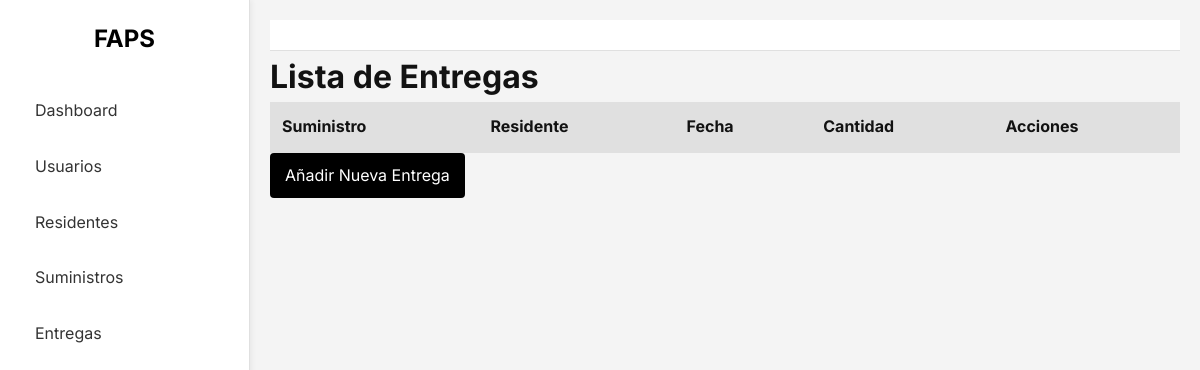
Page /admin/deliveries on the earlier database version.
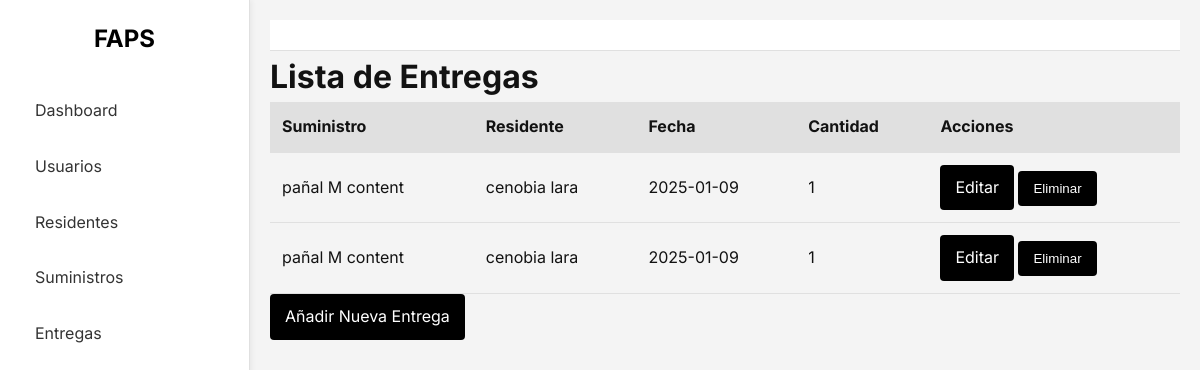
Same page on the later database version.
### app/models.py (models this page shows)
class Delivery(db.Model):
    id = db.Column(db.Integer, primary_key=True)
    supply_id = db.Column(db.Integer, db.ForeignKey('supply.id'), nullable=False)
    resident_id = db.Column(db.Integer, db.ForeignKey('resident.id'), nullable=False)
    quantity = db.Column(db.Integer, nullable=False)
    date = db.Column(db.Date, nullable=False)
    supply = db.relationship('Supply', backref=db.backref('deliveries', lazy=True))
    resident = db.relationship('Resident', backref=db.backref('deliveries', lazy=True))

class Supply(db.Model):
    id = db.Column(db.Integer, primary_key=True)
    name = db.Column(db.String(100), nullable=False)
    category = db.Column(db.String(100), nullable=False)
    quantity = db.Column(db.Integer, nullable=False)
    entry_date = db.Column(db.Date, nullable=False)

class Resident(db.Model):
    id = db.Column(db.Integer, primary_key=True)
    name = db.Column(db.String(100), nullable=False)
    lastname = db.Column(db.String(100), nullable=False)
    birthday_date = db.Column(db.Date, nullable=False)
    no_identification = db.Column(db.Integer, unique=True, nullable=False)
    health_status = db.Column(db.String(255), nullable=True)
    medical_conditions = db.Column(db.Text, nullable=True)
    medications = db.Column(db.Text, nullable=True)
    medical_history = db.Column(db.Text, nullable=True)
    special_requirements = db.Column(db.Text, nullable=True)

### app/routes/delivery_routes.py (the view)
@delivery_bp.route('/admin/deliveries')
def list_deliveries():
    deliveries = Delivery.query.all()
    return render_template('list_deliveries.html', deliveries=deliveries)

### app/templates/list_deliveries.html (shortened to what this page needs)
{% extends 'base.html' %}
{% block content %}
<h1>Lista de Entregas</h1>
<table class="table">
    <thead>
        <tr>
            <th>Suministro</th>
            <th>Residente</th>
            <th>Fecha</th>
            <th>Cantidad</th>
            <th>Acciones</th>
        </tr>
    </thead>
    <tbody>
        {% for delivery in deliveries %}
        <tr>
            <td>{{ delivery.supply.name }}</td>
            <td>{{ delivery.resident.name }} {{ delivery.resident.lastname }}</td>
            <td>{{ delivery.date }}</td>
            <td>{{ delivery.quantity }}</td>
            <td>
                <a class="btn btn-primary" href="{{ url_for('delivery_bp.edit_delivery', id=delivery.id) }}">Editar</a>
                <form action="{{ url_for('delivery_bp.delete_delivery', id=delivery.id) }}" method="post" style="display:inline;">
                    <button class="btn btn-danger" type="submit">Eliminar</button>
                </form>
            </td>
        </tr>
        {% endfor %}
    </tbody>
</table>
<a class="btn btn-success" href="{{ url_for('delivery_bp.create_delivery') }}">Añadir Nueva Entrega</a>
{% endblock %}

### app/templates/base.html (shortened to what this page needs)
<!DOCTYPE html>
<html lang="es">
<head>
    <link rel="stylesheet" href="{{ url_for('static', filename='css/custom.css') }}">
</head>
<body>
    <div class="sidebar">
        <div class="sidebar-logo">FAPS</div>
        <ul class="sidebar-menu">
            <li><a href="{{ url_for('dashboard') }}">Dashboard</a></li>
            <li><a href="{{ url_for('user_bp.list_users') }}">Usuarios</a></li>
            <li><a href="{{ url_for('resident_bp.list_residents') }}">Residentes</a></li>
            <li><a href="{{ url_for('supply_bp.list_supplies') }}">Suministros</a></li>
            <li><a href="{{ url_for('delivery_bp.list_deliveries') }}">Entregas</a></li>
        </ul>
    </div>
    <div class="main-content">
        <nav class="navbar">
        </nav>
        {% block content %}{% endblock %}
    </div>
</body>
</html>

### app/static/css/custom.css (style rules this page uses)
:root { --bg-primary: #f4f4f4; --bg-secondary: #ffffff; --text-primary: #121212; --text-secondary: #333333; --border-color: #e0e0e0; --accent-color: #000000; }
* { margin: 0; padding: 0; box-sizing: border-box; transition: all 0.3s ease; }
body { font-family: 'Inter', -apple-system, BlinkMacSystemFont, 'Segoe UI', 'Roboto', sans-serif; background-color: var(--bg-primary); color: var(--text-primary); line-height: 1.6; }
.sidebar { background-color: var(--bg-secondary); border-right: 1px solid var(--border-color); height: 100vh; position: fixed; top: 0; left: 0; width: 250px; padding: 20px; box-shadow: 2px 0 5px rgba(0,0,0,0.05); }
.sidebar-logo { text-align: center; margin-bottom: 30px; font-weight: 700; font-size: 1.5rem; color: var(--accent-color); }
.sidebar-menu { list-style-type: none; }
.sidebar-menu li { margin-bottom: 10px; }
.sidebar-menu a { text-decoration: none; color: var(--text-secondary); display: block; padding: 10px 15px; border-radius: 4px; }
.main-content { margin-left: 250px; padding: 20px; }
.table { width: 100%; border-collapse: collapse; }
.table th { background-color: var(--border-color); text-align: left; padding: 12px; border-bottom: 1px solid var(--border-color); }
.table td { padding: 12px; border-bottom: 1px solid var(--border-color); }
.btn { display: inline-block; padding: 10px 15px; background-color: var(--accent-color); color: white; text-decoration: none; border-radius: 4px; border: none; }
.navbar { display: flex; justify-content: space-between; align-items: center; padding: 15px 20px; background-color: var(--bg-secondary); border-bottom: 1px solid var(--border-color); }

Differences in the rows shown:
added Delivery: supply.name "pañal M content", resident.name "cenobia", resident.lastname "lara", date "2025-01-09", quantity "1"
added Delivery: supply.name "pañal M content", resident.name "cenobia", resident.lastname "lara", date "2025-01-09", quantity "1"
